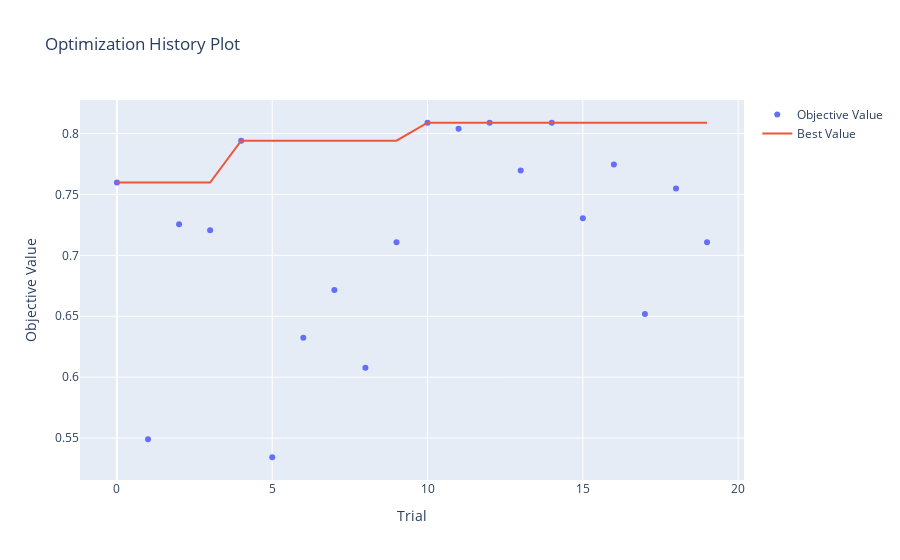

Notebook cell for this chart:
### Code cell
optuna.visualization.plot_optimization_history(study)

### Figure 1 — Plotly figure (JSON) as saved in the notebook; plotly's stock layout.template omitted (floating-point values rounded to 4 significant figures)
{"data": [{"mode": "markers", "name": "Objective Value", "type": "scatter", "x": [0, 1, 2, 3, 4, 5, 6, 7, 8, 9, 10, 11, 12, 13, 14, 15, 16, 17, 18, 19], "y": [0.7598, 0.549, 0.7255, 0.7206, 0.7941, 0.5343, 0.6324, 0.6716, 0.6078, 0.7108, 0.8088, 0.8039, 0.8088, 0.7696, 0.8088, 0.7304, 0.7745, 0.652, 0.7549, 0.7108]}, {"mode": "lines", "name": "Best Value", "type": "scatter", "x": [0, 1, 2, 3, 4, 5, 6, 7, 8, 9, 10, 11, 12, 13, 14, 15, 16, 17, 18, 19], "y": [0.7598, 0.7598, 0.7598, 0.7598, 0.7941, 0.7941, 0.7941, 0.7941, 0.7941, 0.7941, 0.8088, 0.8088, 0.8088, 0.8088, 0.8088, 0.8088, 0.8088, 0.8088, 0.8088, 0.8088]}, {"marker": {"color": "#cccccc"}, "mode": "markers", "name": "Infeasible Trial", "showlegend": false, "type": "scatter", "x": [], "y": []}], "layout": {"title": {"text": "Optimization History Plot"}, "xaxis": {"title": {"text": "Trial"}}, "yaxis": {"title": {"text": "Objective Value"}}}}
